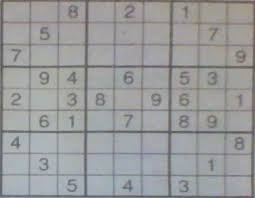
#> input picture ML-12/sudoku.jpg, 255 x 198 px
$ python ex3.py   (Python 2 division)
#> lines starting #> are read from the running program, lines starting #| are printed output that depends on the picture; after the words box and inside, x2 and y2 are one past the last pixel; in counts of white or black regions, pixels touching at a corner belong together
"""
Apply adaptive thresholding to make the sudoku.jpg image more reader. Try
to do the same with other similar images.
"""

import cv2 as cv

img=cv.imread('sudoku.jpg',0)
#> img: shape (198, 255); min 82, max 187, mean 155.2
print img.shape
#| (198, 255)
img1=cv.adaptiveThreshold(img, 255, cv.ADAPTIVE_THRESH_MEAN_C, cv.THRESH_BINARY,11,2)
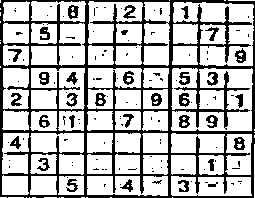
#> img1: shape (198, 255); 72.6% white; 127 black regions (94 under 20 px), largest, box (x1, y1, x2, y2) and area: (0, 0, 255, 198) 11049, (68, 5, 79, 19) 100, (235, 48, 246, 63) 99
cv.imshow("dt",img1)
cv.waitKey(0)

$ run again, with ML-12/gradient.jpg copied over ML-12/sudoku.jpg
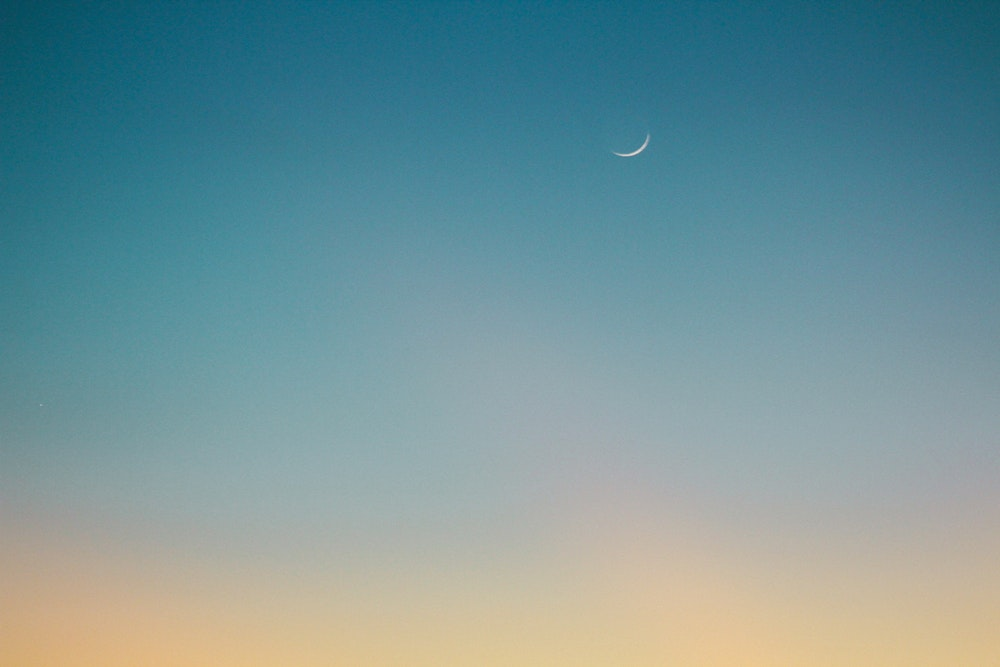
#> input picture ML-12/gradient.jpg, 1000 x 667 px
#> `img=cv.imread('sudoku.jpg',0)`:
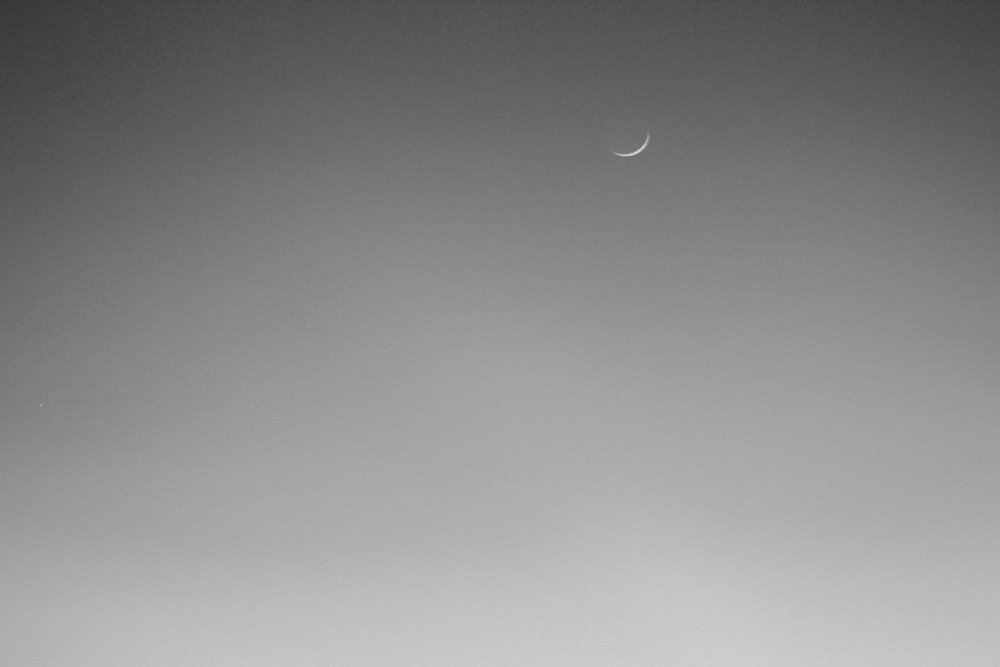
#> img: shape (667, 1000); min 55, max 221, mean 139.4
#| (667, 1000)
#> `img1=cv.adaptiveThreshold(img, 255, cv.ADAPTIVE_THRESH_MEAN_C, cv.THRE..`:
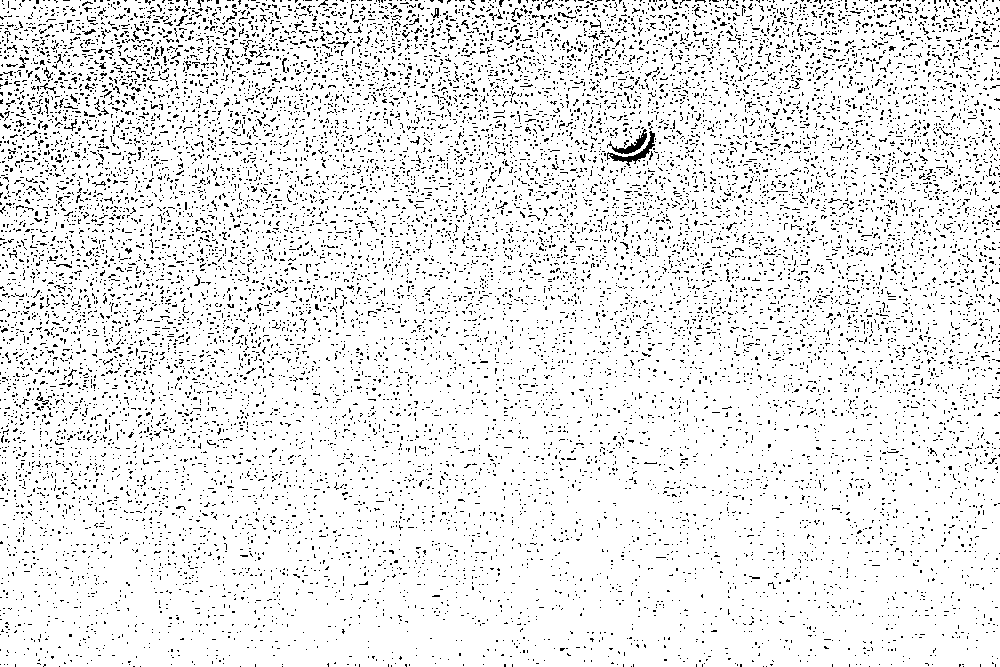
#> img1: shape (667, 1000); 91.4% white; black in thin lines or dots
